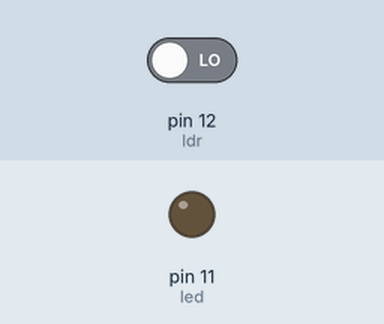
The sketch below on a simulated Arduino Uno, built with avr-gcc and run on an emulated ATmega328P. Shown: output pins drawn as LEDs (lit = HIGH). Inputs (shaded band) come from the test bench; at power-on: pin 12 (ldr) LOW.

Above: at 1.2 s.
1.3 s: pin 12 (ldr) driven HIGH
At 2.1 s:
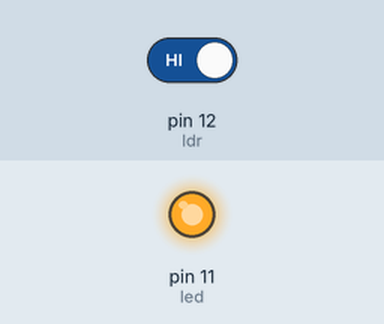
2.8 s: pin 12 (ldr) driven LOW
At 3.2 s:
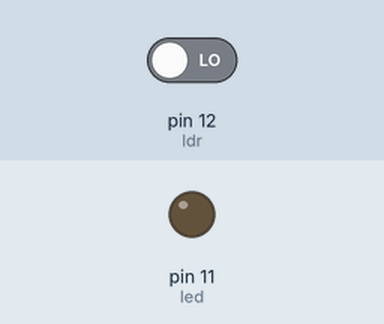
Timing chart, 0 to 5.8 s (numbered marks = the images above; inputs shaded):
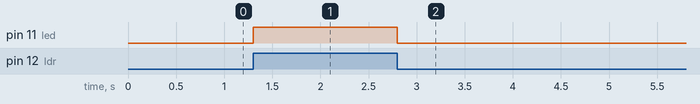

The sketch:

Program6_LDR_LED.ino
```cpp
int ldr=12;
int led=11;
int x;
void setup()
{
Serial.begin(9600);
pinMode(ldr,INPUT);
pinMode(led,OUTPUT);
}

void loop()
{
  x=digitalRead(ldr);
  if(x==1)
  {
    digitalWrite(led,HIGH);
  }
  else
  {
    digitalWrite(led,LOW);
  }
}
```

Measured:
- after the input at 1.3 s, pin 11 (led): LOW → HIGH at once
- after the input at 2.8 s, pin 11 (led): HIGH → LOW at once
